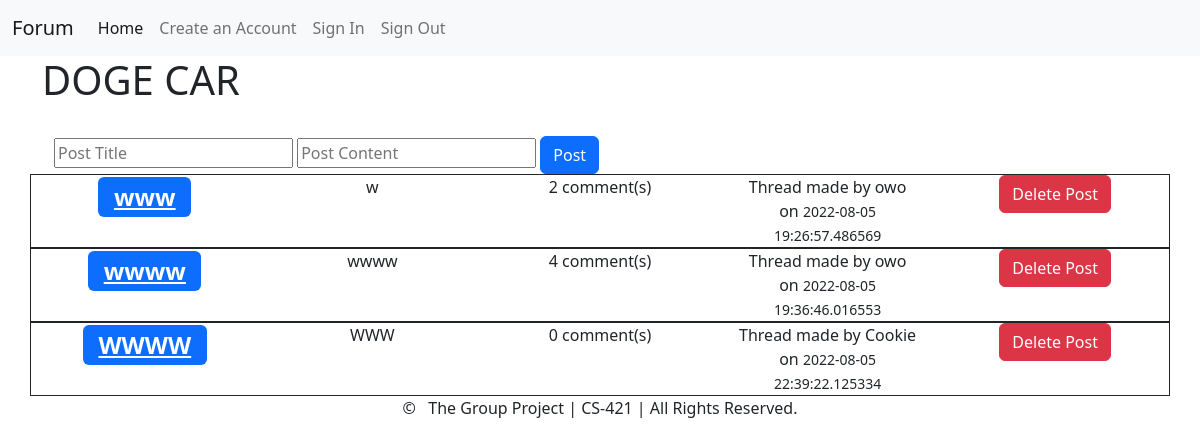
/discussion/2, run on the app's committed database.
### base.py (models this page shows, shortened)
class discussion(db.Model):
    __tablename__="discussions"
    id= db.Column(db.Integer, primary_key=True)
    postTitle= db.Column(db.Text)
    postContent= db.Column(db.Text)
    discPosts= db.relationship('post',backref='discussion')
    userThread= db.Column(db.Integer, db.ForeignKey('users.id'))
    date_created = db.Column(db.DateTime, default=datetime.utcnow)

class post(db.Model):
    __tablename__="posts"
    id= db.Column(db.Integer, primary_key=True)
    postTitle= db.Column(db.Text)
    postContent= db.Column(db.Text)
    parentDiscussion= db.Column(db.Integer, db.ForeignKey('discussions.id'))
    postComments= db.relationship('comment',backref='post')
    userPost= db.Column(db.Integer, db.ForeignKey('users.id'))
    date_created = db.Column(db.DateTime, default=datetime.utcnow)

class user(db.Model):
    __tablename__="users"
    id= db.Column(db.Integer, primary_key=True)
    name= db.Column(db.Text)
    password= db.Column(db.Text)
    userPosts= db.relationship('post',backref='user')
    userComments= db.relationship('comment',backref='user')
    userDiscussions= db.relationship('discussion',backref='user')

### base.py (the view, shortened to what this page needs)
@app.route('/discussion/<localDiscussion>', methods=['GET','POST'])
def discussionPage(localDiscussion):
    myDisc=discussion.query.get(localDiscussion)
    posts=myDisc.discPosts
    users=user
    url=url_for('discussionPage',localDiscussion=localDiscussion)
    return render_template('discussion.html',localDiscussion=localDiscussion,discussions=posts, users=users,url=url, curdisc=myDisc)

### templates/discussion.html
{% extends "base.html" %}
{% block content %}
    <div class="container-lg">
        <h1 class="h1"> {{curdisc.postTitle}} </h1>
        <div class="container">
            <br>
            <form action="{{url}}" method="POST">
                <input type="text" placeholder="Post Title" name="title" required="true">
                <input type="text" placeholder="Post Content" name="content" required="true">
                <input type="submit" value="Post" class="btn btn-primary">
            </form>
        </div>
    </div>
    {% for item in discussions %}
    <div class="container text-center border border-dark">
        <div class="row">
            <div class="col">
                <h2><a class="badge bg-primary text-wrap" href="{{url_for('postPage', localDiscussion=localDiscussion, localPost=item.id)}}">{{ item.postTitle }}</a></h2>
            </div>
            <div class="col">
                <p>{{ item.postContent }}</p>
            </div>
            <div class="col">
                <span>{{ item.postComments|length }} comment(s)</span>
            </div>
            <div class="col">
                Thread made by {{ users.query.get(item.userPost).name}}
                <br>
                on <small>{{ item.date_created }}</small>
            </div>
            <div class="col">
                <a href="{{url_for('deletePost', pid=item.id)}}" class="btn btn-danger" role="button">Delete Post</a>
            </div>
        </div>
    </div>
    {% endfor %}
{% endblock %}

### data on the page
discussion: postTitle "DOGE CAR"
post: postTitle "www", postContent "w", postComments|length "2", query.get "owo", date_created "2022-08-05 19:26:57.486569"
post: postTitle "wwww", postContent "wwww", postComments|length "4", query.get "owo", date_created "2022-08-05 19:36:46.016553"
post: postTitle "WWWW", postContent "WWW", postComments|length "0", query.get "Cookie", date_created "2022-08-05 22:39:22.125334"
